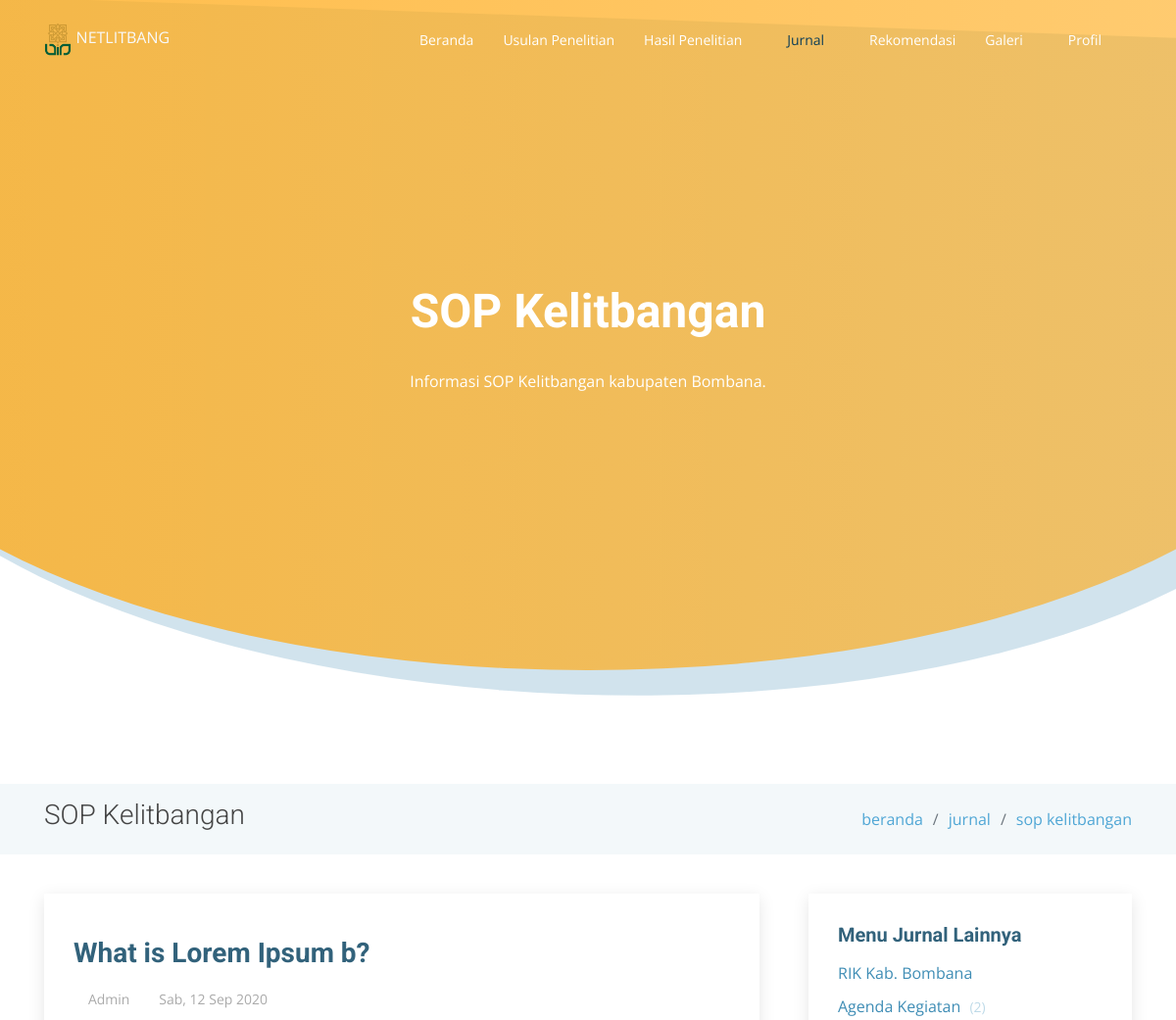
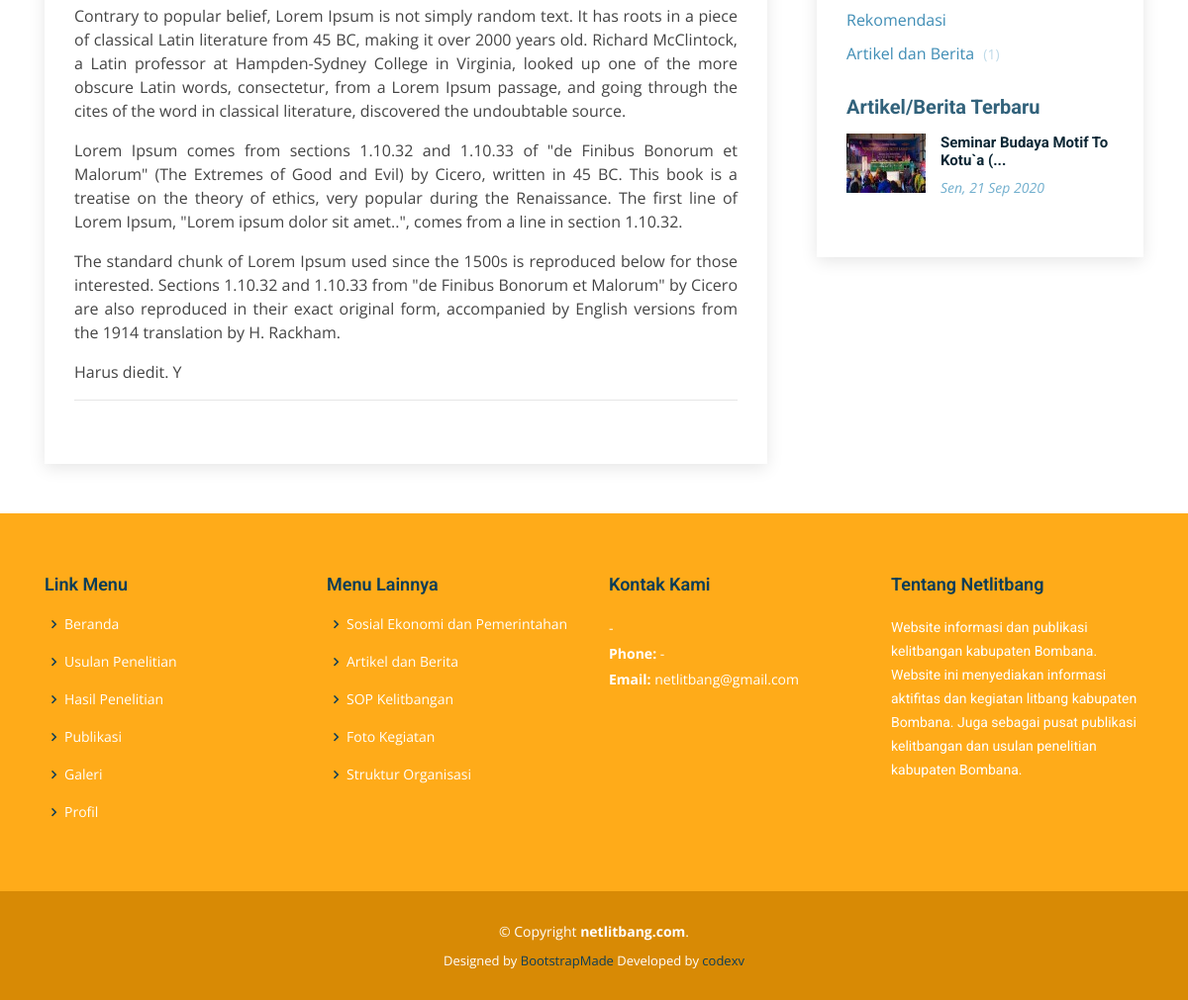
The page /journal/sop-kelitbangan on the database its author committed (2 pictures, top to bottom).
### tables this page shows
CREATE TABLE `articles` (
  `id` int(11) NOT NULL,
  `title` varchar(250) DEFAULT NULL,
  `content` text NOT NULL,
  `file` varchar(55) DEFAULT NULL,
  `start_date` date DEFAULT NULL,
  `end_date` date DEFAULT NULL,
  `type` enum('sop-kelitbangan','rik-bombana','agenda-kegiatan','rekomendasi','artikel-berita','sosial-pemerintahan','ekonomi-pembangunan','inovasi-pelayanan-publik','definisi','regulasi','kontak-kami','struktur-organisasi','gambar','foto-kegiatan','video') NOT NULL,
  `slug` varchar(250) DEFAULT NULL,
  `created_at` timestamp NOT NULL DEFAULT current_timestamp(),
  `created_by` int(11) NOT NULL,
  `updated_at` timestamp NULL DEFAULT NULL,
  `updated_by` int(11) DEFAULT NULL
);

### application/views/pages/journal/sop-kelitbangan.php (the view, shortened to what the rows shown need)
<main id="main">
    <section class="breadcrumbs">
    <div class="container">
        <div class="d-flex justify-content-between align-items-center">
        <h2><?=$title?></h2>
        </div>
    </div>
    </section>
    <section class="blog" data-aos="fade-up" data-aos-easing="ease-in-out" data-aos-duration="500">
        <div class="container">
            <div class="row">
                <div class="col-lg-8 entries">
                    <article class="entry entry-single">
                        <h2 class="entry-title">
                            <a href="#"><?=$results[0]['title']?></a>
                        </h2>
                        <div class="entry-meta">
                            <ul>
                            <li class="d-flex align-items-center"><i class="icofont-wall-clock"></i> <a href="#"><time datetime="2020-01-01"><?=!empty($results[0]['updated_at']) ? _dateShortID($results[0]['updated_at']) : _dateShortID($results[0]['created_at'])?></time></a></li>
                            </ul>
                        </div>
                        <div class="entry-content"><?=$results[0]['content']?></div>
                    </article>
                </div>
                <div class="col-lg-4">
                    <div class="sidebar">
                        <div class="sidebar-item recent-posts">
                            <?php
                                if(!empty($new_articles)) {
                                    foreach($new_articles as $value) {
                            ?>
                            <div class="post-item clearfix">
                                <img src="<?=base_url('uploads/images/thumbs/').$value['file']?>" alt="gambar">
                                <h4><a href="<?=base_url('journal/detail/artikel-berita/').$value['slug']?>"><?=_limitText($value['title'],35)?></a></h4>
                                <time datetime="<?=date('Y-m-d')?>"><?=_dateShortID($value['created_at'])?></time>
                            </div>
                            <?php
                                    }
                                }else {
                            ?>
                            <h3>Tidak ada berita.</h3>
                            <?php
                                }
                            ?>
                        </div>
                    </div>
                </div>
            </div>
        </div>
    </section>
</main>

### rows shown on the page
articles: title "What is Lorem Ipsum b?", updated_at "Sab, 12 Sep 2020", content "Contrary to popular belief, Lorem Ipsum is not simply random text. It has roots in a piece of classical Latin literature from 45 BC, making it over 2000 years old. Richard McClintock, a Latin professor at Hampden-Sydney College in Virginia, looked up one of the more obscure Latin words, consectetur, from a Lorem Ipsum passage, and going through the cites of the word in classical literature, discovered the undoubtable source. Lorem Ipsum comes from sections 1.10.32 and 1.10.33 of \"de Finibus Bonorum et Malorum\" (The Extremes of Good and Evil) by Cicero, written in 45 BC. This book is a treatise on the theory of ethics, very popular during the Renaissance. The first line of Lorem Ipsum,…"
articles: file (picture), title "Seminar Budaya Motif To Kotu`a (...", created_at "Sen, 21 Sep 2020"

### other values the page prints
$head "SOP Kelitbangan"
$content "Informasi SOP Kelitbangan kabupaten Bombana."
$title "SOP Kelitbangan"
$link['title'] "beranda"
$link['title'] "jurnal"
$link['title'] "sop kelitbangan"
$submenu['title'] "RIK Kab. Bombana"
$submenu['title'] "Agenda Kegiatan"
$submenu['total'] "2"
$submenu['title'] "Rekomendasi"
$submenu['title'] "Artikel dan Berita"
$submenu['total'] "1"
